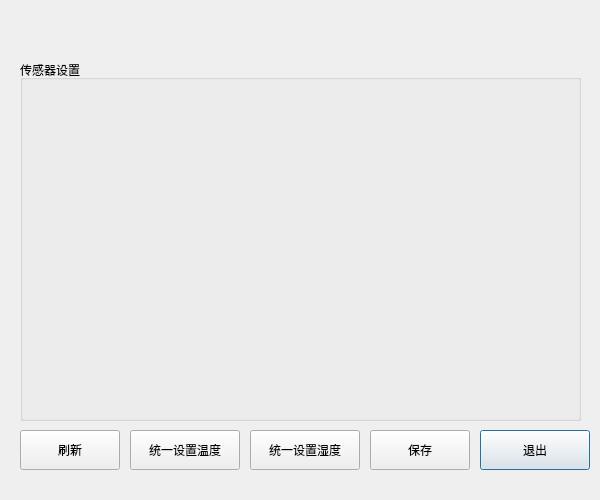
<?xml version="1.0" encoding="UTF-8"?>
<ui version="4.0">
 <class>ENV_SenSetDlg</class>
 <widget class="QDialog" name="ENV_SenSetDlg">
  <property name="geometry">
   <rect>
    <x>0</x>
    <y>0</y>
    <width>600</width>
    <height>500</height>
   </rect>
  </property>
  <property name="windowTitle">
   <string>Dialog</string>
  </property>
  <widget class="QGroupBox" name="groupBox">
   <property name="geometry">
    <rect>
     <x>20</x>
     <y>60</y>
     <width>561</width>
     <height>361</height>
    </rect>
   </property>
   <property name="title">
    <string>传感器设置</string>
   </property>
  </widget>
  <widget class="QPushButton" name="quitBtn">
   <property name="geometry">
    <rect>
     <x>480</x>
     <y>430</y>
     <width>110</width>
     <height>40</height>
    </rect>
   </property>
   <property name="text">
    <string>退出</string>
   </property>
  </widget>
  <widget class="QPushButton" name="saveBtn">
   <property name="geometry">
    <rect>
     <x>370</x>
     <y>430</y>
     <width>100</width>
     <height>40</height>
    </rect>
   </property>
   <property name="text">
    <string>保存</string>
   </property>
  </widget>
  <widget class="QPushButton" name="refreshBtn">
   <property name="geometry">
    <rect>
     <x>20</x>
     <y>430</y>
     <width>100</width>
     <height>40</height>
    </rect>
   </property>
   <property name="text">
    <string>刷新</string>
   </property>
  </widget>
  <widget class="QPushButton" name="tempBtn">
   <property name="geometry">
    <rect>
     <x>130</x>
     <y>430</y>
     <width>110</width>
     <height>40</height>
    </rect>
   </property>
   <property name="text">
    <string>统一设置温度</string>
   </property>
  </widget>
  <widget class="QPushButton" name="humBtn">
   <property name="geometry">
    <rect>
     <x>250</x>
     <y>430</y>
     <width>110</width>
     <height>40</height>
    </rect>
   </property>
   <property name="text">
    <string>统一设置湿度</string>
   </property>
  </widget>
 </widget>
 <resources/>
 <connections/>
</ui>
